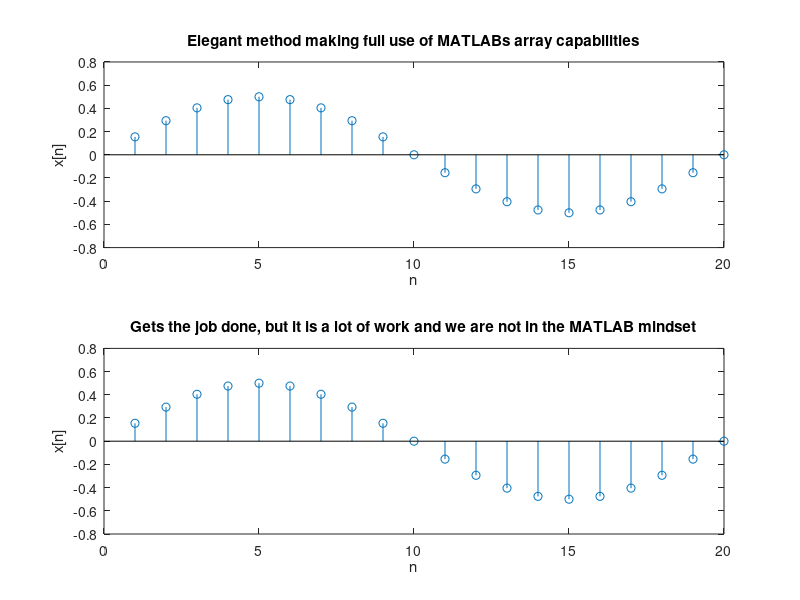

Source code (MATLAB):
% Andre Hei Wang Law
% 4017 5600
% lab 2, Part 1, Question 3

% part c)
clc
clear
n = [1 : 20 ]
x1 = sin((2*pi/40) * n) .* cos((2*pi/40) * n)
for index = 1 : 20
% Note: In MATLAB, no need to pre-allocate the array,
% unlike C++ and other high-level programming languages.
 x2(index) = sin((2*pi/40) * index) * cos((2*pi/40) * index)
end
subplot(2,1,1)
stem(n, x1)
title("Elegant method making full use of MATLABs array capabilities")
xlabel("n")
ylabel("x[n]")
subplot(2,1,2)
stem(n, x2)
title("Gets the job done, but it is a lot of work and we are not in the MATLAB mindset")
xlabel("n")
ylabel("x[n]")
